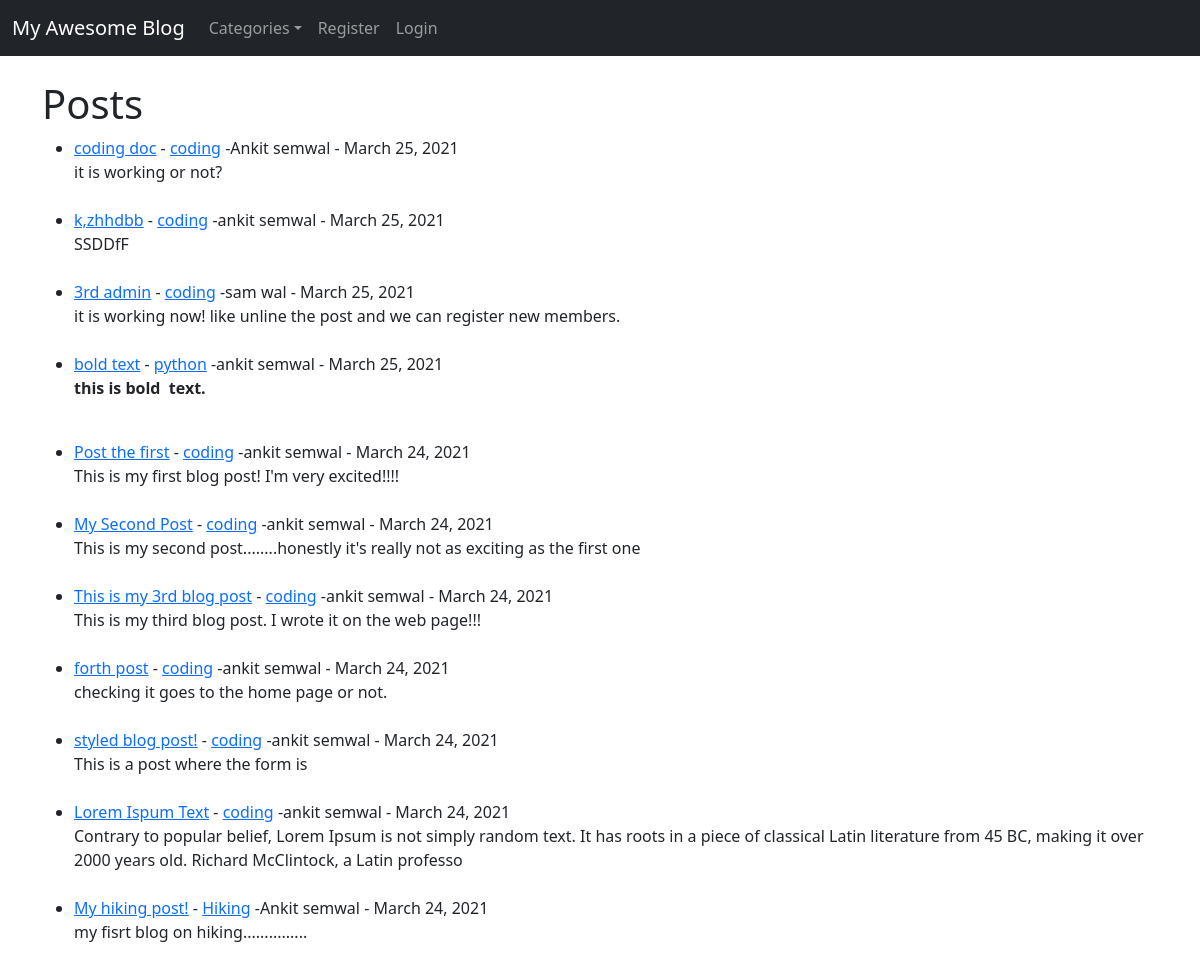
The page / on the database its author committed.
### theblog/models.py (models this page shows, shortened)
class Post(models.Model):
    title = models.CharField(max_length=255)
    title_tag = models.CharField(max_length=255)
    author = models.ForeignKey(User, on_delete=models.CASCADE)
    body = RichTextField(blank=True, null=True)
    post_date = models.DateField(auto_now_add=True)
    category = models.CharField(max_length=255, default='coding')
    likes = models.ManyToManyField(User, related_name='blog_posts')

### theblog/views.py (the view)
# urls.py: path('', HomeView.as_view(),name="home"),
class HomeView(ListView):
    model = Post
    template_name = 'home.html'
    ordering = ['-post_date']
    def get_context_data(self, *args,**kwargs):
        cat_menu = Category.objects.all()
        context = super(HomeView, self).get_context_data(*args, **kwargs)
        context["cat_menu"] = cat_menu
        return context

### theblog/models.py (called while the page is built)
    def __str__(self):
        return self.name

### theblog/templates/home.html (shortened to what this page needs)
{% extends 'base.html' %}
  {% block content %}
 <h1>Posts</h1>
<ul>
{% for post in object_list %}
   <li><a href="{% url 'article-detail' post.pk %}"
        >{{ post.title }}</a>
       - <a href="{% url 'category' post.category|slugify %}">{{ post.category }}</a>
            -{{post.author.first_name }}
            {{ post.author.last_name }} - {{ post.post_date }}  <br/>
     {{ post.body |slice:"200" |safe }}</li>
    <br/>
{% endfor %}
</ul>
{% endblock %}

### theblog/templates/base.html (shortened to what this page needs)
<!doctype html>
<html lang="en">
  <head>
    <link href="https://cdn.jsdelivr.net/npm/bootstrap@5.0.0-beta2/dist/css/bootstrap.min.css" rel="stylesheet">
  </head>
  <body>
    <nav class="navbar navbar-expand-lg navbar-dark bg-dark">
  <div class="container-fluid">
    <a class="navbar-brand" href="{% url 'home' %}">My Awesome Blog</a>
    <div class="collapse navbar-collapse" id="navbarSupportedContent">
      <ul class="navbar-nav me-auto mb-2 mb-lg-0">
      {% if cat_menu %}
          <li class="nav-item dropdown">
            <a class="nav-link dropdown-toggle" href="#" id="navbarDropdown" role="button" data-toggle="dropdown" aria-haspopup="true" aria-expanded="false">
              Categories</a>
          </li>
          {% else %}
          <li class="nav-item">
                  <a class="nav-link" href="{% url 'category-list' %}" >Categories</a>
          </li>
      {% endif %}
          {% if user.is_authenticated %}
              <li class="nav-item">
                  <a class="nav-link" href="{% url 'add_post' %}" >Add Post</a>
              </li>
              <li class="nav-item">
                  <a class="nav-link" href="{% url 'add_category' %}" >Add Category</a>
              </li>
              <li class="nav-item">
                  <a class="nav-link" href="{% url 'logout' %}" >Log Out</a>
              </li>
          {% else %}
               <li class="nav-item">
                   <a class="nav-link" href="{% url 'register' %}" >Register</a>
               </li>
               <li class="nav-item">
                   <a class="nav-link" href="{% url 'login' %}" >Login</a>
               </li>
          {% endif %}
      </ul>
    </div>
  </div>
</nav>
    <br/>
    <div class="container">
     {% block content %}
     {% endblock %}
    </div>
  </body>
</html>

### rows shown on the page
Post: title "coding doc", category "coding", author.first_name "Ankit", author.last_name "semwal", post_date "March 25, 2021", body "it is working or not?"
Post: title "k,zhhdbb", category "coding", author.first_name "ankit", author.last_name "semwal", post_date "March 25, 2021", body "SSDDfF"
Post: title "3rd admin", category "coding", author.first_name "sam", author.last_name "wal", post_date "March 25, 2021", body "it is working now! like unline the post and we can register new members."
Post: title "bold text", category "python", author.first_name "ankit", author.last_name "semwal", post_date "March 25, 2021", body "this is bold text."
Post: title "Post the first", category "coding", author.first_name "ankit", author.last_name "semwal", post_date "March 24, 2021", body "This is my first blog post! I'm very excited!!!!"
Post: title "My Second Post", category "coding", author.first_name "ankit", author.last_name "semwal", post_date "March 24, 2021", body "This is my second post........honestly it's really not as exciting as the first one"
Post: title "This is my 3rd blog post", category "coding", author.first_name "ankit", author.last_name "semwal", post_date "March 24, 2021", body "This is my third blog post. I wrote it on the web page!!!"
Post: title "forth post", category "coding", author.first_name "ankit", author.last_name "semwal", post_date "March 24, 2021", body "checking it goes to the home page or not."
Post: title "styled blog post!", category "coding", author.first_name "ankit", author.last_name "semwal", post_date "March 24, 2021", body "This is a post where the form is"
Post: title "Lorem Ispum Text", category "coding", author.first_name "ankit", author.last_name "semwal", post_date "March 24, 2021", body "Contrary to popular belief, Lorem Ipsum is not simply random text. It has roots in a piece of classical Latin literature from 45 BC, making it over 2000 years old. Richard McClintock, a Latin professo"
Post: title "My hiking post!", category "Hiking", author.first_name "Ankit", author.last_name "semwal", post_date "March 24, 2021", body "my fisrt blog on hiking..............."
